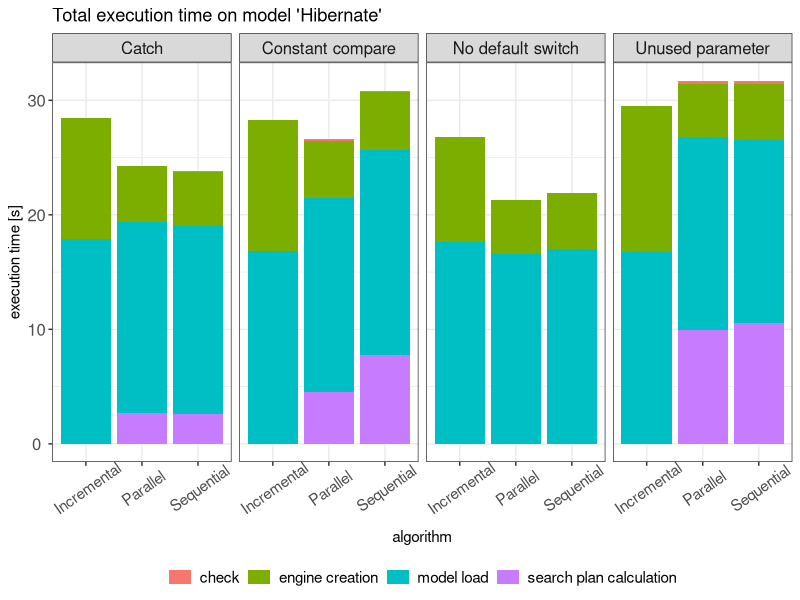

R code for this plot: (Note: this script raises an error after producing the figure.)
library("ggplot2")
library(grid)
df = read.csv("ls_hibernate.csv")
df$Value = df$Value / 10^9
ggplot(data=df, aes(x=Tool, y=Value, fill=Phase)) +
  geom_bar(stat="identity") +
  facet_wrap(~ Case, ncol=4) +
  theme_bw() +
  #theme(legend.key = element_blank(), legend.key.height = unit(8, "mm"),  legend.title = element_blank(), legend.position = "bottom", axis.text.x = element_text(angle = 0, hjust = 0.5, size = 11), axis.text.y = element_text(angle = 0, hjust = 0.5, size = 12)) +
  theme(legend.key = element_blank(), legend.key.height = unit(3, "mm"),  legend.title = element_blank(), legend.position = "bottom", axis.text.x = element_text(angle = 35, hjust = 0.5, vjust=0.7, size = 11), axis.text.y = element_text(angle = 0, hjust = 0.5,size = 12)) +
  theme(strip.text.x = element_text(size=12)) +
  theme(legend.text=element_text(size=11)) +
  labs(title = "Total execution time on model 'Hibernate'", x = "algorithm", y = "execution time [s]") +
ggsave("diagrams/hibernate_resized.pdf", width=210, height=109, units="mm")

